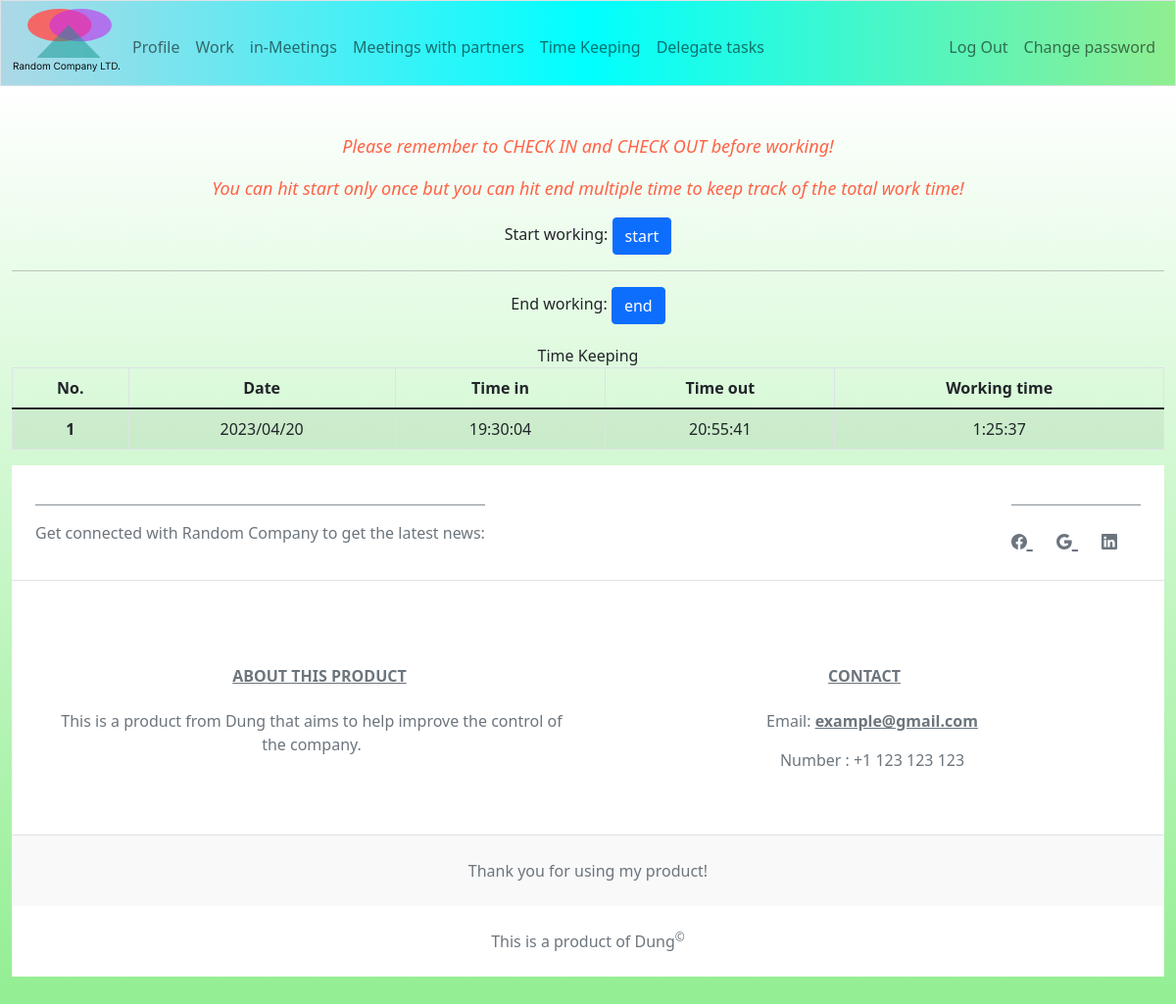
The app's page /time_keep (signed in), older data.
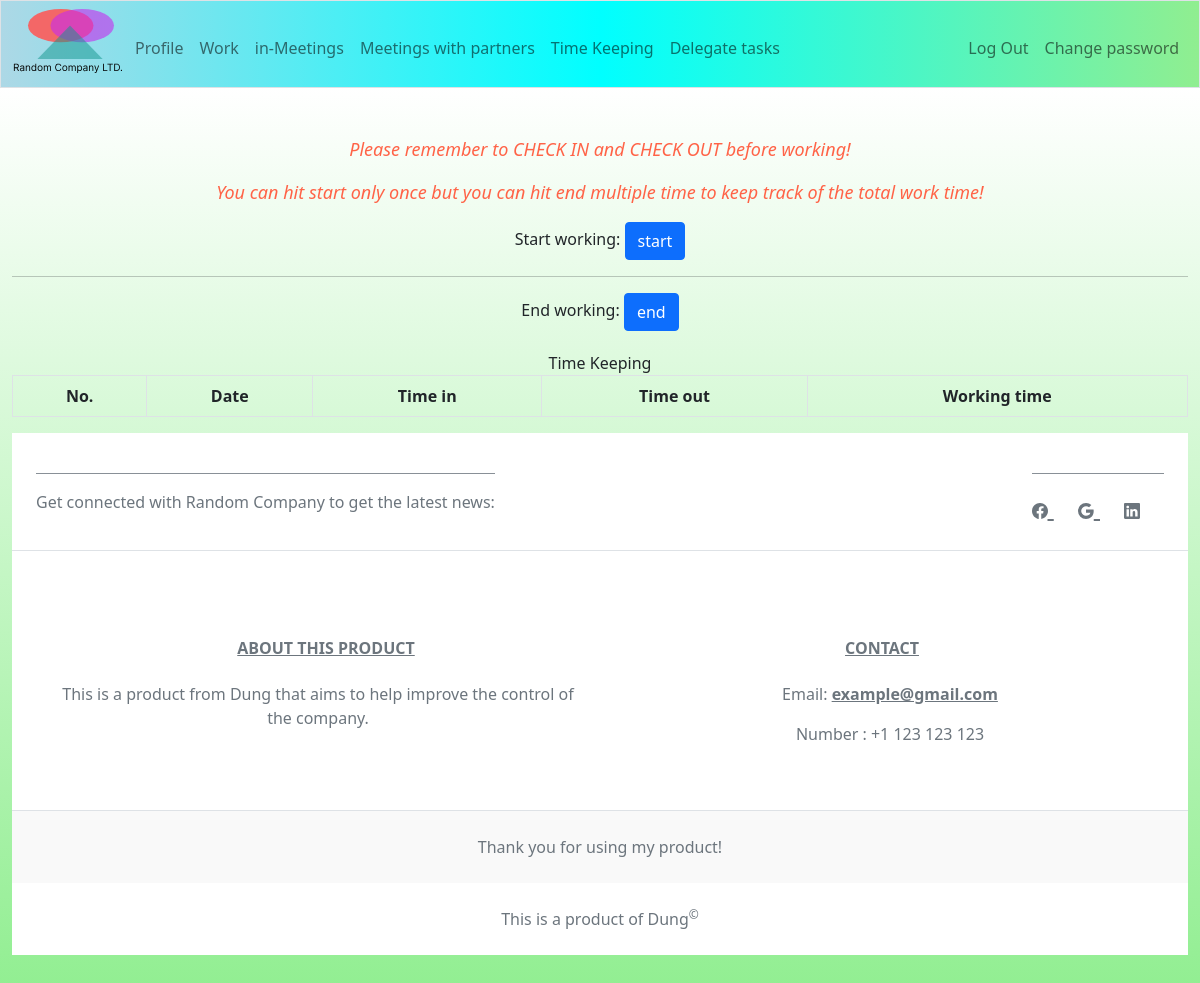
The same page, newer data.
### tables this page shows
CREATE TABLE timekeep (
    worker_id INTEGER,
    date TEXT NOT NULL,
    time_in TEXT,
    time_out TEXT,
    work_time REAL,
    FOREIGN KEY(worker_id) REFERENCES workers(id)
);

### app.py (the view)
@app.route("/time_keep", methods=["GET", "POST"])
@login_required
def timekeep():
    if request.method == "POST":
        mark = request.form.get("timekeep")
        now = datetime.now()
        date, time = datetime.strftime(now, "%Y/%m/%d"), datetime.strftime(now, "%H:%M:%S")
        if mark == "start":
            if len(db.execute("SELECT time_in FROM timekeep WHERE worker_id = ? AND date = ?",
                                session["user_id"], date)) != 0:
                return apology("You can only hit start once every day!")
            else:
                db.execute("""INSERT INTO timekeep(worker_id, date, time_in, time_out, work_time)
                       VALUES(?, ?, ?, NULL, NULL)""", session["user_id"], date, time)
        else:
            try:
                time_in = db.execute("SELECT time_in FROM timekeep WHERE worker_id = ? AND date = ?",
                                session["user_id"], date)[0]["time_in"]
                start = datetime.strptime(f"{date} {time_in}", "%Y/%m/%d %H:%M:%S")
            except:
                return apology("You havent't check in yet! Please contact the admin to add your work time!")
            delta = int((now - start).total_seconds())
            hours, min_sec = divmod(delta, 3600)
            mins, secs = divmod(min_sec, 60)
            delta = f"{hours}:{mins}:{secs}"
            db.execute("""UPDATE timekeep SET time_out = ?, work_time = ? WHERE worker_id = ? AND date = ? AND time_in = ?""",
                       time, delta, session["user_id"], date, time_in)
        return redirect("/")
    else:
        time_keeping = []
        for day in db.execute("SELECT * FROM timekeep WHERE worker_id = ? ORDER BY date DESC LIMIT 7", session["user_id"]):
            time_keeping.append({
                "date": day["date"],
                "time_in": day["time_in"],
                "time_out": str(day["time_out"]),
                "work_time": str(day["work_time"])
                })
        return render_template("timekeep.html", time_keeping=time_keeping)

### app.py (called while the page is built)
@app.after_request
def after_request(response):
    response.headers["Cache-Control"] = "no-cache, no-store, must-revalidate"
    response.headers["Expires"] = 0
    response.headers["Pragma"] = "no-cache"
    return response

### funcs.py (called while the page is built)
def login_required(func):
    @wraps(func)
    def decorated_function(*args, **kwargs):
        if session.get("user_id") is None:
            return redirect("/login")
        return func(*args, **kwargs)
    return decorated_function

### templates/timekeep.html (shortened to what this page needs)
{% extends "layout.html" %}
{% block main %}
    <div class="text-center reminder">
        <p>Please remember to CHECK IN and CHECK OUT before working!</p>
        <p>You can hit start only once but you can hit end multiple time to keep track of the total work time!</p>
    </div>
    <form action="/time_keep" method="post">
        <label for="start">Start working: </label>
        <input type="submit" name="timekeep" id="start" value="start" class="btn btn-primary">
        <hr>
        <label for="end">End working: </label>
        <input type="submit" name="timekeep" id="end" value="end" class="btn btn-primary">
    </form>
    <table class="table table-striped table-bordered table-hover" id="time_keep_table">
        <label for="time_keep_table">Time Keeping</label>
        <thead class="thead-light">
            <th scope="col">No.</th>
            <th scope="col">Date</th>
            <th scope="col">Time in</th>
            <th scope="col">Time out</th>
            <th scope="col">Working time</th>
        </thead>
        <tbody>
            {% for day in time_keeping %}
                <tr>
                    <th scope="row">{{ loop.index }}</th>
                    <td>{{ day["date"] }}</td>
                    <td>{{ day["time_in"] }}</td>
                    <td>{{ day["time_out"] }}</td>
                    <td>{{ day["work_time"] }}</td>
                </tr>
            {% endfor %}
        </tbody>
    </table>
{% endblock %}

Row changes from the older to the newer data that the page shows:
removed timekeep: date "2023/04/20", time_in "19:30:04", time_out "20:55:41", work_time "1:25:37"
